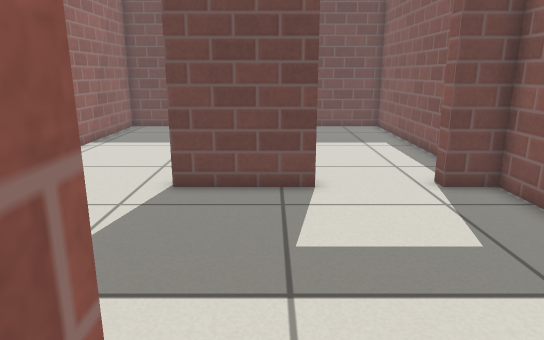
View 1 (above)

17 first-person views from a walk through a Gazebo world. The camera is 0.78 m above the floor, tilts 14° down and sees 70° across. The floor is counted in squares, 0.25 m on a side. Each view is taken from the middle of a square. On the plan, view 1 faces up. The plan holds only what a view shows up to about 20 squares ahead; the rest is blank. Gazebo's built-in surfaces are drawn with simple patterns.

View 2
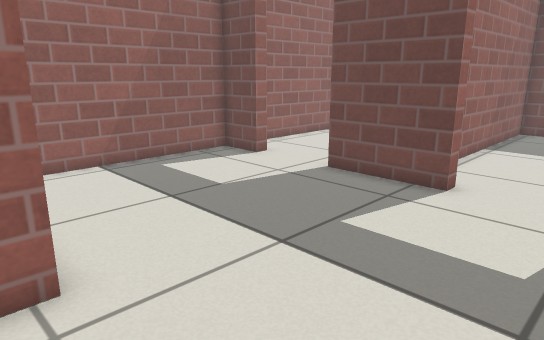

View 3
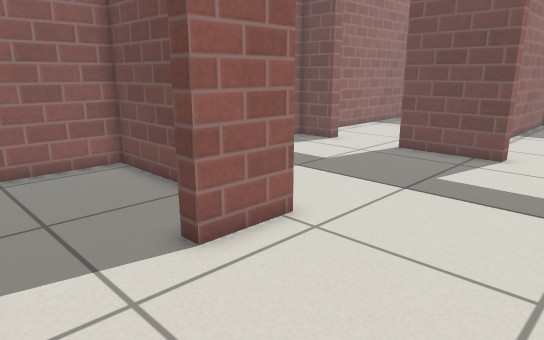

View 4
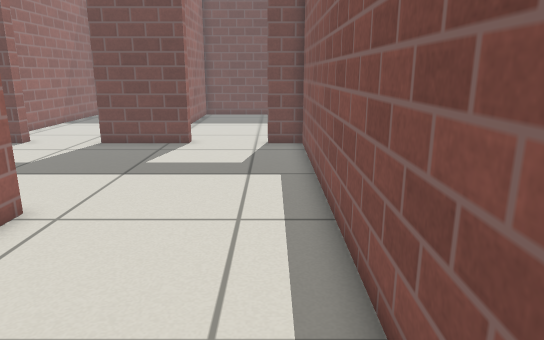

View 5
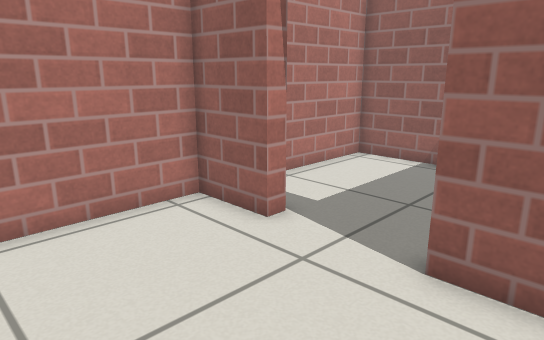

View 6
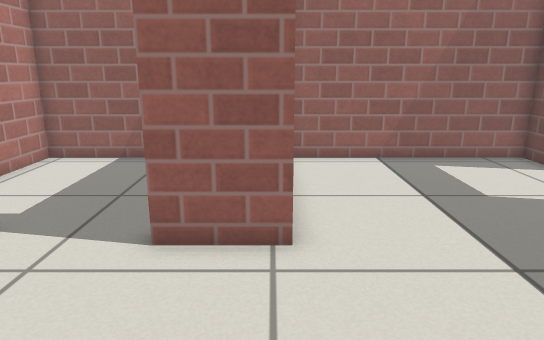

View 7
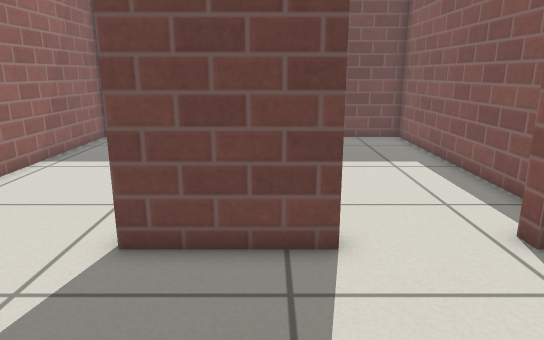

View 8
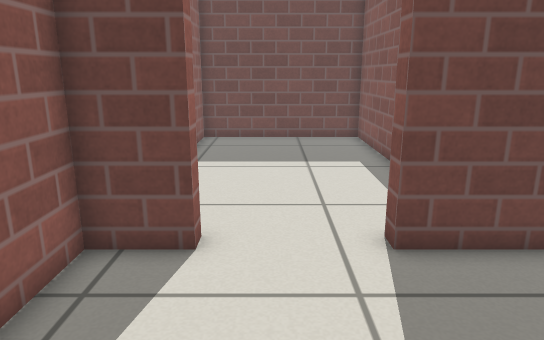

View 9
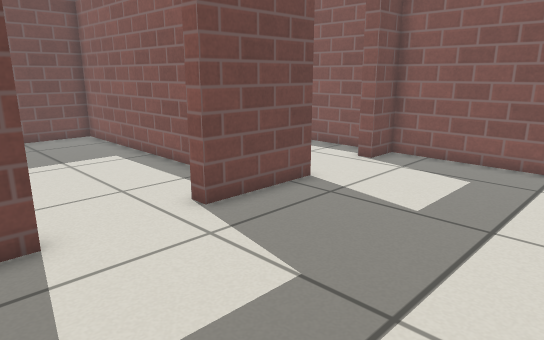

View 10
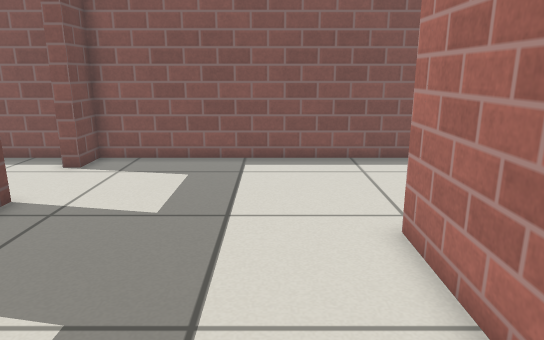

View 11
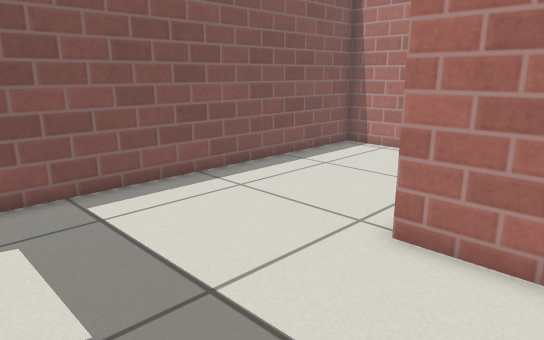

View 12
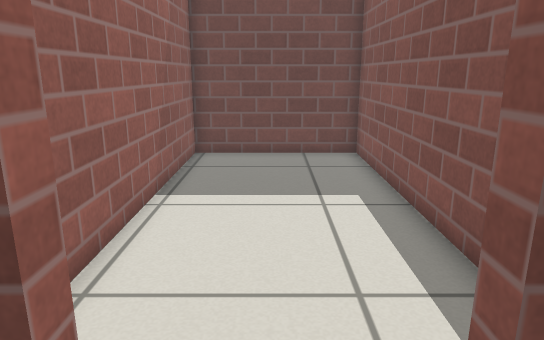

View 13
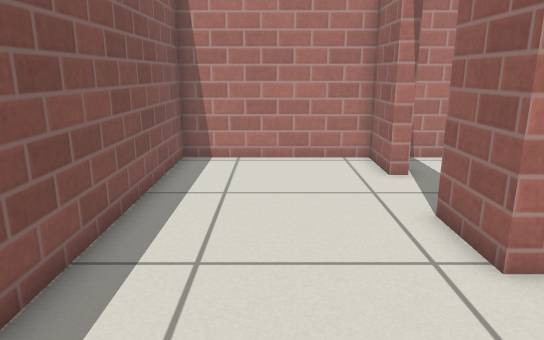

View 14
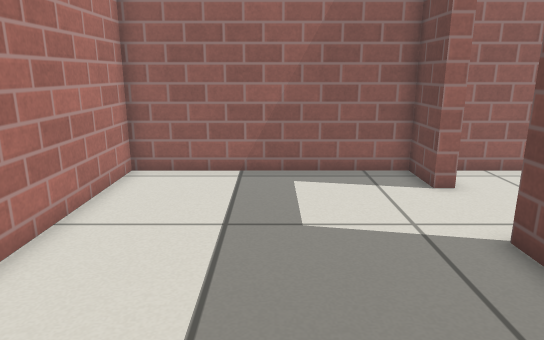

View 15
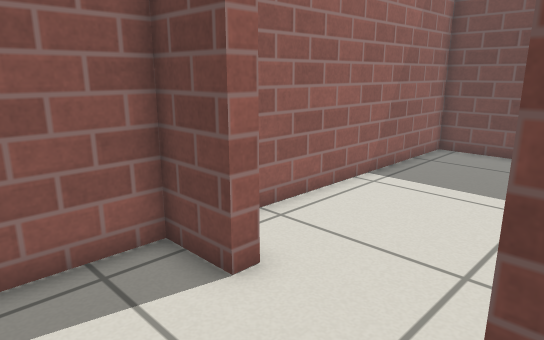

View 16
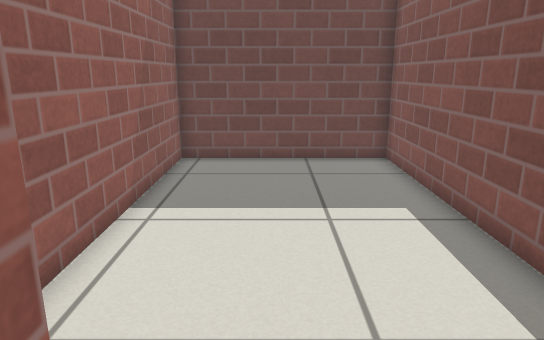

View 17
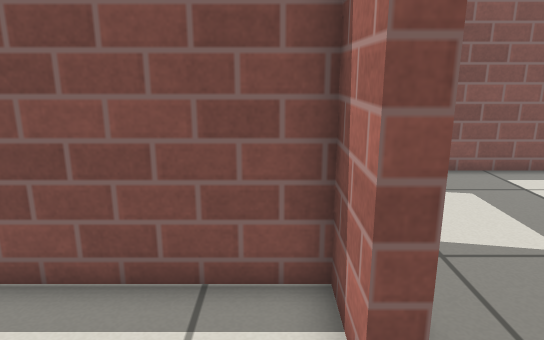

### Floor plan
Ten units are one square. View 1 is at (0, 0); x grows to the right and y downward. Boxes are objects, and circles mark ways between rooms. Rooms are numbered by the first view taken in them; rooms with no view inside come last. Other rooms are left out.
<svg viewBox="-89 -238 158 318">
<path fill="none" stroke="#000" d="M12 -105 -28 -105M-7 48 -7 75 64 75 64 -105 48 -105M-64 -105 -84 -105 -84 -14 -7 -14 -7 12M-28 -111 -7 -111 -7 -233 -84 -233 -84 -120M64 -119 64 -233 -1 -233 -1 -132M-46 -8 -84 -8 -84 75 -22 75"/>
<circle cx="-45" cy="-110" r="3" fill="#2a7"/>
<circle cx="30" cy="-110" r="3" fill="#2a7"/>
<circle cx="-10" cy="30" r="3" fill="#2a7"/>
<text x="0" y="-30">1</text>
<text x="-50" y="-170">2</text>
<text x="30" y="-170">3</text>
<text x="-50" y="30">4</text>
</svg>
Room 1 opens to room 2. Room 1 opens to room 3. Room 1 opens to room 4.

Where each view was taken, in squares from view 1:
view 1: 0 up, 0 right, facing up
view 2: 0 up, 5 right, facing up-left
view 3: 5 down, 5 right, facing up-left
view 4: 7 down, 5 right, facing up
view 5: 1 up, 5 right, facing down-left
view 6: 1 up, 6 right, facing left
view 7: 4 up, 0 right, facing up
view 8: 4 up, 5 left, facing up
view 9: 3 up, 8 left, facing up-right
view 10: 4 up, 8 left, facing right
view 11: 8 up, 4 left, facing down-right
view 12: 8 up, 3 right, facing up
view 13: 7 up, 3 right, facing down
view 14: 6 up, 4 right, facing left
view 15: 7 up, 2 left, facing up-left
view 16: 9 up, 5 left, facing up
view 17: 12 up, 6 left, facing right
